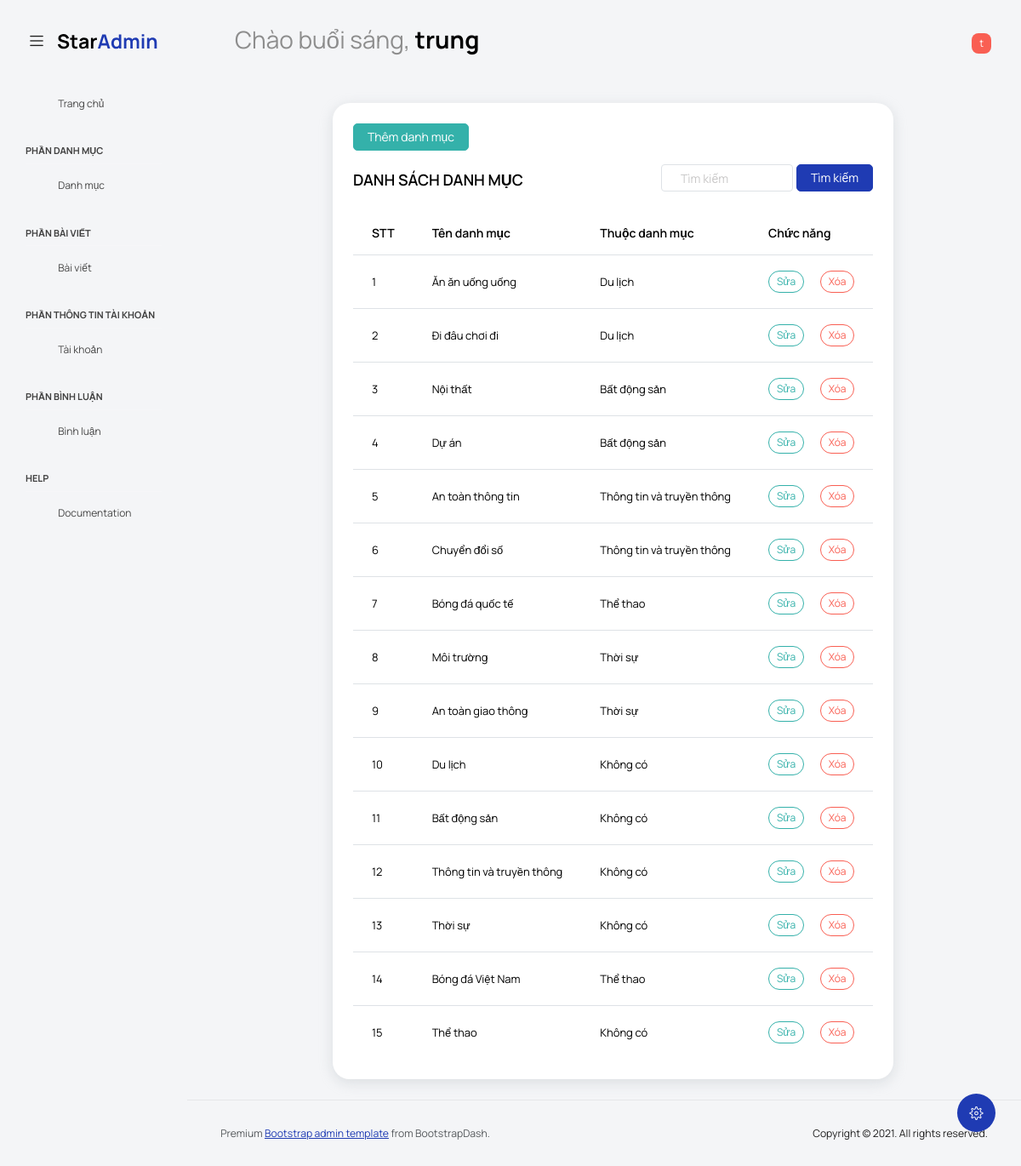
The page /admin/danhmuc/danhsachdanhmuc.php (signed in) on the database its author committed.
### tables this page shows
CREATE TABLE `quantri` (
  `id_quan_tri` int(11) NOT NULL,
  `ten_tai_khoan` varchar(255) NOT NULL,
  `mat_khau` text NOT NULL,
  `ho_ten` varchar(255) NOT NULL
);

CREATE TABLE `danhmuc` (
  `id_danh_muc` int(11) NOT NULL,
  `ten_danh_muc` varchar(255) NOT NULL,
  `id_cha_danh_muc` int(11) NOT NULL
);

### admin/danhmuc/danhsachdanhmuc.php (the view, shortened to what this page needs)
<!DOCTYPE html>
<html lang="en">
<head>
    <link rel="stylesheet" href="assets/vendors/feather/feather.css">
    <link rel="stylesheet" href="assets/vendors/mdi/css/materialdesignicons.min.css">
    <link rel="stylesheet" href="assets/vendors/ti-icons/css/themify-icons.css">
    <link rel="stylesheet" href="assets/vendors/typicons/typicons.css">
    <link rel="stylesheet" href="assets/vendors/simple-line-icons/css/simple-line-icons.css">
    <link rel="stylesheet" href="assets/vendors/css/vendor.bundle.base.css">
    <link rel="stylesheet" href="assets/vendors/datatables.net-bs4/dataTables.bootstrap4.css">
    <link rel="stylesheet" type="text/css" href="assets/js/select.dataTables.min.css">
    <link rel="stylesheet" href="assets/css/vertical-layout-light/style.css">
</head>
<body class="with-welcome-text">
    <div class="container-scroller">
        <?= require_once './admin/navbar.php' ?>
        <div class="container-fluid page-body-wrapper" style="padding-top: 75px !important;">
            <div class="theme-setting-wrapper">
                <div id="settings-trigger"><i class="ti-settings"></i></div>
            </div>
            <?php require './admin/sidebar.php'?>
            <div class="main-panel">
                <div class="content-wrapper">
                    <div class="row">
                        <div class="col-lg-9 m-auto grid-margin stretch-card">
                            <div class="card">
                                <div class="card-body">
                                    <a href="?act=themdanhmuc" class="btn btn-success px-3 py-2 mb-3">Thêm danh mục</a>
                                    <div class="d-flex justify-content-between align-items-center">
                                        <h4 class="card-title text-uppercase">Danh sách danh mục</h4>
                                        <div class="d-flex">
                                            <form action="?act=timkiemdanhmuc" method="post">
                                                <div class="form-group d-flex justify-content-end">
                                                    <input type="text" name="keyword" placeholder="Tìm kiếm" id="" class="form-control w-50 me-1">
                                                    <button type="submit" class="btn btn-primary px-3 py-2">Tìm kiếm</button>
                                                </div>
                                            </form>
                                        </div>
                                    </div>
                                    <?php
                                        $sql = "SELECT * FROM danhmuc ORDER BY id_danh_muc DESC";
                                        $result = mysqli_query($conn,$sql);
                                    ?>
                                    <div class="table-responsive">
                                        <table class="table">
                                            <thead>
                                                <tr>
                                                    <th>STT</th>
                                                    <th>Tên danh mục</th>
                                                    <th>Thuộc danh mục</th>
                                                    <th>Chức năng</th>
                                                </tr>
                                            </thead>
                                            <tbody>
                                                <?php
                                                    $i = 0;
                                                    while($row = mysqli_fetch_assoc($result)){
                                                        $i++;
                                                        $sqlCha = "SELECT * FROM danhmuc WHERE id_danh_muc = ".$row['id_cha_danh_muc'];
                                                        $resultCha = mysqli_query($conn,$sqlCha);
                                                        $rowCha = mysqli_fetch_assoc($resultCha);
                                                ?>
                                                <tr>
                                                    <td><?=$i?></td>
                                                    <td><?=$row['ten_danh_muc']?></td>
                                                    <td><?=$rowCha['ten_danh_muc'] ? $rowCha['ten_danh_muc'] : 'Không có'?></td>
                                                    <td>
                                                        <a href="?act=suadanhmuc&id=<?=$row['id_danh_muc']?>" class="badge badge-success text-decoration-none me-3">Sửa</a>
                                                        <a href="?act=xoadanhmuc&id=<?=$row['id_danh_muc']?>" class="badge badge-danger text-decoration-none">Xóa</a>
                                                    </td>
                                                </tr>
                                                <?php
                                                    }
                                                ?>
                                            </tbody>
                                        </table>
                                    </div>
                                </div>
                            </div>
                        </div>
                    </div>
                </div>
                <footer class="footer">
                    <div class="d-sm-flex justify-content-center justify-content-sm-between">
                        <span class="text-muted text-center text-sm-left d-block d-sm-inline-block">Premium <a href="https://www.bootstrapdash.com/" target="_blank">Bootstrap admin template</a> from BootstrapDash.</span>
                        <span class="float-none float-sm-end d-block mt-1 mt-sm-0 text-center">Copyright © 2021. All rights reserved.</span>
                    </div>
                </footer>
            </div>
        </div>
    </div>
</body>
</html>

### admin/navbar.php (shortened to what this page needs)
<nav class="navbar default-layout col-lg-12 col-12 p-0 fixed-top d-flex align-items-top flex-row">
    <div class="text-center navbar-brand-wrapper d-flex align-items-center justify-content-start">
        <div class="me-3">
            <button class="navbar-toggler navbar-toggler align-self-center" type="button" data-bs-toggle="minimize">
                <span class="icon-menu"></span>
            </button>
        </div>
        <div>
            <a class="navbar-brand brand-logo" href="../index.html">
                <img src="assets/images/logo.svg" alt="logo" />
            </a>
        </div>
    </div>
    <?php
        $sql = "SELECT * FROM quantri WHERE id_quan_tri = ".$_COOKIE['id_quan_tri'];
        $rs = mysqli_query($conn,$sql);
        $row = mysqli_fetch_assoc($rs);
        $ten_nguoi_dung = $row['ho_ten'];
        $chu_cai_dau_ten_nd = explode(' ',$ten_nguoi_dung);
        $chu_cai_dau_ten_nd = end($chu_cai_dau_ten_nd);
        $chu_cai_dau_ten_nd = mb_substr($chu_cai_dau_ten_nd,0,1,'UTF-8');
    ?>
    <div class="navbar-menu-wrapper d-flex align-items-top">
        <ul class="navbar-nav">
            <li class="nav-item font-weight-semibold d-none d-lg-block ms-0">
                <?php $hours = date('H'); ?>
                <h1 class="welcome-text"><?= $hours < 24 && $hours >= 18 ? 'Chào buổi tối' : ($hours < 18 && $hours >= 12 ? 'Chào buổi chiều' : 'Chào buổi sáng') ?>,
                <span class="text-black fw-bold"><?= $ten_nguoi_dung;?></span>
                </h1>
            </li>
        </ul>
        <ul class="navbar-nav ms-auto">
            <li class="nav-item dropdown d-none d-lg-block user-dropdown">
                <a class="nav-link" id="UserDropdown" href="#" data-bs-toggle="dropdown" aria-expanded="false">
                    <span class="rounded bg-danger badge"><?=$chu_cai_dau_ten_nd?></span>
                </a>
            </li>
        </ul>
    </div>
</nav>

### rows shown on the page
quantri: ho_ten "trung"
danhmuc: ten_danh_muc "Ăn ăn uống uống", danhmuc.ten_danh_muc "Du lịch"
danhmuc: ten_danh_muc "Đi đâu chơi đi", danhmuc.ten_danh_muc "Du lịch"
danhmuc: ten_danh_muc "Nội thất", danhmuc.ten_danh_muc "Bất động sản"
danhmuc: ten_danh_muc "Dự án", danhmuc.ten_danh_muc "Bất động sản"
danhmuc: ten_danh_muc "An toàn thông tin", danhmuc.ten_danh_muc "Thông tin và truyền thông"
danhmuc: ten_danh_muc "Chuyển đổi số", danhmuc.ten_danh_muc "Thông tin và truyền thông"
danhmuc: ten_danh_muc "Bóng đá quốc tế", danhmuc.ten_danh_muc "Thể thao"
danhmuc: ten_danh_muc "Môi trường", danhmuc.ten_danh_muc "Thời sự"
danhmuc: ten_danh_muc "An toàn giao thông", danhmuc.ten_danh_muc "Thời sự"
danhmuc: ten_danh_muc "Du lịch", shows "Không có"
danhmuc: ten_danh_muc "Bất động sản", shows "Không có"
danhmuc: ten_danh_muc "Thông tin và truyền thông", shows "Không có"
danhmuc: ten_danh_muc "Thời sự", shows "Không có"
danhmuc: ten_danh_muc "Bóng đá Việt Nam", danhmuc.ten_danh_muc "Thể thao"
danhmuc: ten_danh_muc "Thể thao", shows "Không có"

### other values the page prints
$chu_cai_dau_ten_nd "t"
